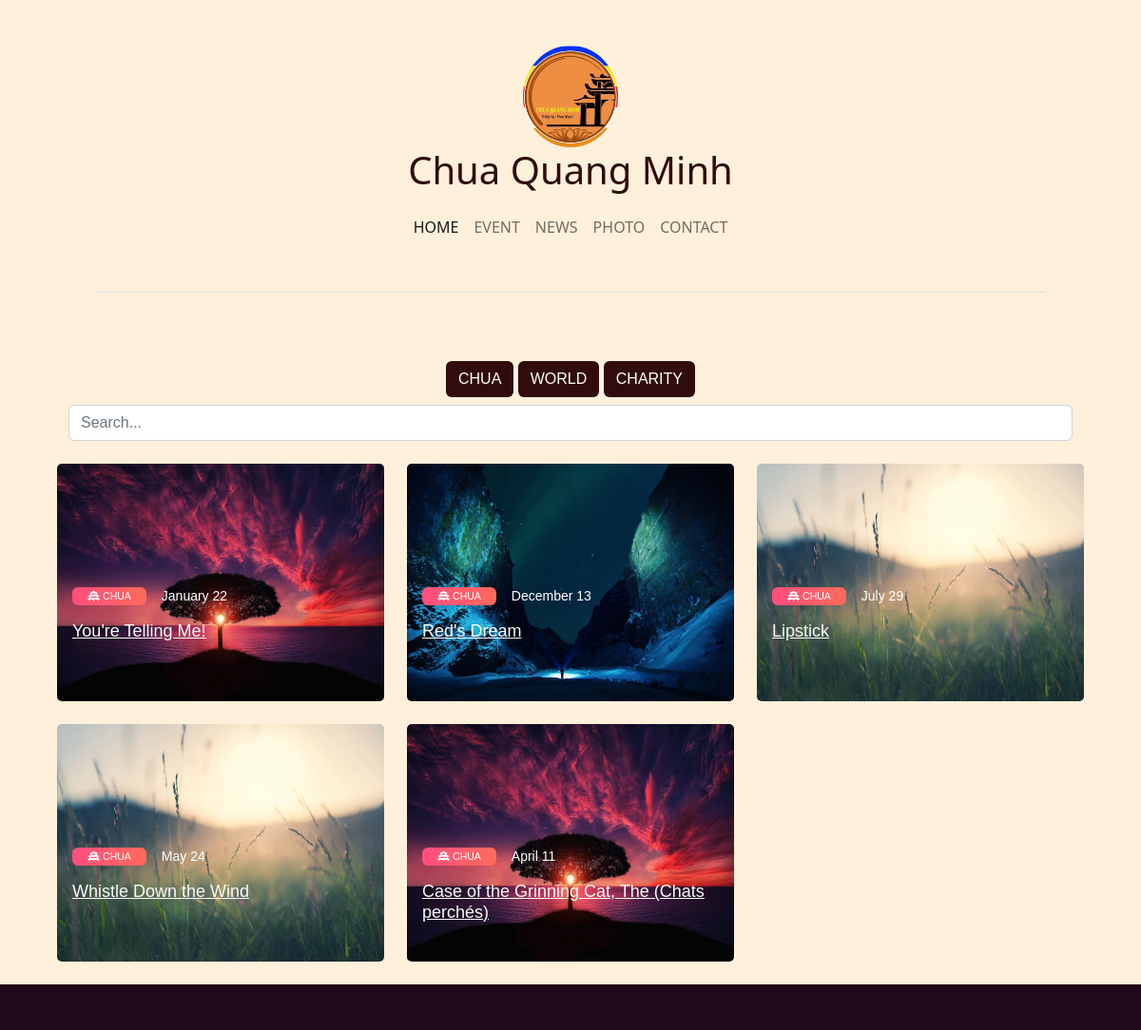
The app's page /news?action=news&newsTypeID=1 with its own data.
### tables this page shows
CREATE TABLE NewsType
(
    newsTypeID INT AUTO_INCREMENT NOT NULL PRIMARY KEY,
    typeName   VARCHAR(255),
    icon       VARCHAR(255)
);

### model/NewsModel.php (called while the page is built, shortened)
<?php
$insertAllNews = "SELECT * FROM NewsOrderbyType";
$NewsModel = new NewsModel();

### controller/NewsController.php (called while the page is built, shortened)
<?php
$newsTypeResultStmt =  $conn->query($NewsModel->newsType);
$newsTypeResult = $newsTypeResultStmt->fetchAll(PDO::FETCH_ASSOC);
if (isset($_GET["action"])) {
    if ($_GET["action"] == "news") {
        $newsTypeID = null;
        if (isset($_GET["newsTypeID"]) && $_GET["newsTypeID"]) {
            $newsTypeID = (int)$_GET["newsTypeID"];
            $insertAllNews .= " WHERE newsTypeID = ?";
            $pageCountQuery .= " WHERE newsTypeID = ?";
        }
        $blogResultStmt = $conn->prepare($insertAllNews);
        $pageCountStmt = $conn->prepare($pageCountQuery);
        if ($newsTypeID) {
            $blogResultStmt->execute([$newsTypeID]);
        } else {
            $blogResultStmt->execute();
            $pageCountStmt->execute();
        }
        $blogResult = $blogResultStmt->fetchAll();
    }
}

### view/news.php (the view, shortened to what this page needs)
<?php
require("rootPath.php");
require $rootPath . "model/NewsModel.php";
require $rootPath . "controller/NewsController.php";
?>
<div class="blog-home5 py-5">
    <div class="container">
        <div class="row justify-content-center">
            <div class="col-md-8 text-center">
                <div class="mb-2" align="center">
                    <?php
                    foreach ($newsTypeResult as $row) {
                        ?>
                        <div class="btn filter-button" data-filter="<?php echo $row['typeName']; ?>">
                            <a class="nav-link categories-text"
                               href="/news?action=news&newsTypeID=<?php echo $row['newsTypeID'] ?>">
                                <?php echo $row['typeName']; ?>
                            </a>
                        </div>
                        <?php
                    } ?>
                </div>
            </div>
            <div class="row">
                <div class="col-lg-12">
                    <input type="search" class="form-control" id="input-search" placeholder="Search...">
                </div>
            </div>
        </div>
        <div class="row mt-4 searchable-container">
            <?php
            foreach ($blogResult as $row) { ?>
                <div class="col-md-4 items">
                    <div class="card b-h-box position-relative font-14 border-0 mb-4">
                        <img class="card-img d-block img-fluid banner" src="assets/banner/<?php echo $row['banner'] ?>"
                             alt="card image">
                        <div class="card-img-overlay overflow-hidden">
                            <div class="d-flex align-items-center">
                            <span class="bg-danger-gradiant badge overflow-hidden text-white px-3 py-1 font-weight-normal"><i
                                        class="<?php echo $row['icon'] ?>"> </i> <?php echo $row['typeName'] ?></span>
                                <div class="ml-2">
                                <span class="ml-2"><?php
                                    $today = date("F j", strtotime($row['timeUpdated']));
                                    echo $today;
                                    ?></span>
                                </div>
                            </div>
                            <h5 class="card-title my-3 font-weight-normal"><a
                                        href="/article?newsID=<?php echo $row['newsID']; ?>"
                                        class="link-light"><?php echo $row['title']; ?></a></h5>
                            <br>
                        </div>
                    </div>
                </div>
                <?php
            } ?>
        </div>
    </div>
</div>

### styles/index.css (style rules this page uses)
.btn { background-color: #310c0c; color: white; }
.blog-home5 { font-family: "Montserrat", sans-serif; color: #8d97ad; font-weight: 300; }
.blog-home5 h1, .blog-home5 h2, .blog-home5 h3, .blog-home5 h4, .blog-home5 h5, .blog-home5 h6 { color: #3e4555; }
.blog-home5 .card-title { font-size: 18px; }
.blog-home5 .b-h-box .card-img-overlay { bottom: 0px; top: auto; -webkit-transition: 0.2s ease-in; -o-transition: 0.2s ease-in; transition: 0.2s ease-in; height: 55%; }
.blog-home5 .b-h-box .card-title { color: #ffffff; }
.blog-home5 .b-h-box { color: #ffffff; }
.blog-home5 .bg-danger-gradiant { background: #ff4d7e; background: -webkit-linear-gradient(legacy-direction(to right), #ff4d7e 0%, #ff6a5b 100%); background: -webkit-gradient(linear, left top, right top, from(#ff4d7e), to(#ff6a5b)); background: -webkit-linear-gradient(left, #ff4d7e 0%, #ff6a5b 100%); background: -o-linear-gradient(left, #ff4d7e 0%, #ff6a5b 100%); background: linear-gradient(to right, #ff4d7e 0%, #ff6a5b 100%); }
.blog-home5 .font-14 { font-size: 14px; }
.banner { height: 250px; }
img { max-width: 100%; }
img { vertical-align: middle; border-style: none; }

### records on screen
newstype: typeName "CHUA"
newstype: typeName "WORLD"
newstype: typeName "CHARITY"

### other values on screen
$row['typeName'] "CHUA"
$today "January 22"
$row['title'] "You're Telling Me!"
$today "December 13"
$row['title'] "Red's Dream"
$today "July 29"
$row['title'] "Lipstick"
$today "May 24"
$row['title'] "Whistle Down the Wind"
$today "April 11"
$row['title'] "Case of the Grinning Cat, The (Chats perchés)"
